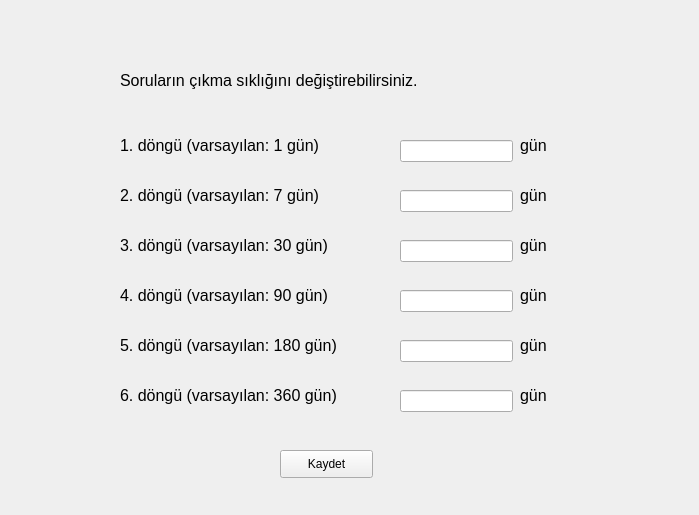
<?xml version="1.0" encoding="UTF-8"?>
<ui version="4.0">
 <class>Ayarlar</class>
 <widget class="QWidget" name="Ayarlar">
  <property name="geometry">
   <rect>
    <x>0</x>
    <y>0</y>
    <width>699</width>
    <height>515</height>
   </rect>
  </property>
  <property name="windowTitle">
   <string>Ayarlar</string>
  </property>
  <widget class="QLabel" name="bilgilendirme_lbl">
   <property name="geometry">
    <rect>
     <x>120</x>
     <y>60</y>
     <width>501</width>
     <height>41</height>
    </rect>
   </property>
   <property name="font">
    <font>
     <pointsize>12</pointsize>
    </font>
   </property>
   <property name="text">
    <string>Soruların çıkma sıklığını değiştirebilirsiniz.</string>
   </property>
  </widget>
  <widget class="QLabel" name="label_2">
   <property name="geometry">
    <rect>
     <x>120</x>
     <y>130</y>
     <width>261</width>
     <height>31</height>
    </rect>
   </property>
   <property name="font">
    <font>
     <pointsize>12</pointsize>
    </font>
   </property>
   <property name="text">
    <string>1. döngü (varsayılan: 1 gün)</string>
   </property>
  </widget>
  <widget class="QLineEdit" name="birDongu_txt">
   <property name="geometry">
    <rect>
     <x>400</x>
     <y>140</y>
     <width>113</width>
     <height>22</height>
    </rect>
   </property>
  </widget>
  <widget class="QLabel" name="label_3">
   <property name="geometry">
    <rect>
     <x>120</x>
     <y>180</y>
     <width>271</width>
     <height>31</height>
    </rect>
   </property>
   <property name="font">
    <font>
     <pointsize>12</pointsize>
    </font>
   </property>
   <property name="text">
    <string>2. döngü (varsayılan: 7 gün)</string>
   </property>
  </widget>
  <widget class="QLabel" name="label_4">
   <property name="geometry">
    <rect>
     <x>120</x>
     <y>230</y>
     <width>271</width>
     <height>31</height>
    </rect>
   </property>
   <property name="font">
    <font>
     <pointsize>12</pointsize>
    </font>
   </property>
   <property name="text">
    <string>3. döngü (varsayılan: 30 gün)</string>
   </property>
  </widget>
  <widget class="QLabel" name="label_5">
   <property name="geometry">
    <rect>
     <x>120</x>
     <y>280</y>
     <width>271</width>
     <height>31</height>
    </rect>
   </property>
   <property name="font">
    <font>
     <pointsize>12</pointsize>
    </font>
   </property>
   <property name="text">
    <string>4. döngü (varsayılan: 90 gün)</string>
   </property>
  </widget>
  <widget class="QLabel" name="label_6">
   <property name="geometry">
    <rect>
     <x>120</x>
     <y>330</y>
     <width>281</width>
     <height>31</height>
    </rect>
   </property>
   <property name="font">
    <font>
     <pointsize>12</pointsize>
    </font>
   </property>
   <property name="text">
    <string>5. döngü (varsayılan: 180 gün)</string>
   </property>
  </widget>
  <widget class="QLabel" name="label_7">
   <property name="geometry">
    <rect>
     <x>120</x>
     <y>380</y>
     <width>281</width>
     <height>31</height>
    </rect>
   </property>
   <property name="font">
    <font>
     <pointsize>12</pointsize>
    </font>
   </property>
   <property name="text">
    <string>6. döngü (varsayılan: 360 gün)</string>
   </property>
  </widget>
  <widget class="QLabel" name="label_8">
   <property name="geometry">
    <rect>
     <x>520</x>
     <y>130</y>
     <width>41</width>
     <height>31</height>
    </rect>
   </property>
   <property name="font">
    <font>
     <pointsize>12</pointsize>
    </font>
   </property>
   <property name="text">
    <string>gün</string>
   </property>
  </widget>
  <widget class="QLineEdit" name="ikiDongu_txt">
   <property name="geometry">
    <rect>
     <x>400</x>
     <y>190</y>
     <width>113</width>
     <height>22</height>
    </rect>
   </property>
  </widget>
  <widget class="QLabel" name="label_9">
   <property name="geometry">
    <rect>
     <x>520</x>
     <y>180</y>
     <width>41</width>
     <height>31</height>
    </rect>
   </property>
   <property name="font">
    <font>
     <pointsize>12</pointsize>
    </font>
   </property>
   <property name="text">
    <string>gün</string>
   </property>
  </widget>
  <widget class="QLineEdit" name="ucDongu_txt">
   <property name="geometry">
    <rect>
     <x>400</x>
     <y>240</y>
     <width>113</width>
     <height>22</height>
    </rect>
   </property>
  </widget>
  <widget class="QLabel" name="label_10">
   <property name="geometry">
    <rect>
     <x>520</x>
     <y>230</y>
     <width>41</width>
     <height>31</height>
    </rect>
   </property>
   <property name="font">
    <font>
     <pointsize>12</pointsize>
    </font>
   </property>
   <property name="text">
    <string>gün</string>
   </property>
  </widget>
  <widget class="QLineEdit" name="dortDongu_txt">
   <property name="geometry">
    <rect>
     <x>400</x>
     <y>290</y>
     <width>113</width>
     <height>22</height>
    </rect>
   </property>
  </widget>
  <widget class="QLabel" name="label_11">
   <property name="geometry">
    <rect>
     <x>520</x>
     <y>280</y>
     <width>41</width>
     <height>31</height>
    </rect>
   </property>
   <property name="font">
    <font>
     <pointsize>12</pointsize>
    </font>
   </property>
   <property name="text">
    <string>gün</string>
   </property>
  </widget>
  <widget class="QLineEdit" name="besDongu_txt">
   <property name="geometry">
    <rect>
     <x>400</x>
     <y>340</y>
     <width>113</width>
     <height>22</height>
    </rect>
   </property>
  </widget>
  <widget class="QLabel" name="label_12">
   <property name="geometry">
    <rect>
     <x>520</x>
     <y>330</y>
     <width>41</width>
     <height>31</height>
    </rect>
   </property>
   <property name="font">
    <font>
     <pointsize>12</pointsize>
    </font>
   </property>
   <property name="text">
    <string>gün</string>
   </property>
  </widget>
  <widget class="QLineEdit" name="altiDongu_txt">
   <property name="geometry">
    <rect>
     <x>400</x>
     <y>390</y>
     <width>113</width>
     <height>22</height>
    </rect>
   </property>
  </widget>
  <widget class="QLabel" name="label_13">
   <property name="geometry">
    <rect>
     <x>520</x>
     <y>380</y>
     <width>41</width>
     <height>31</height>
    </rect>
   </property>
   <property name="font">
    <font>
     <pointsize>12</pointsize>
    </font>
   </property>
   <property name="text">
    <string>gün</string>
   </property>
  </widget>
  <widget class="QPushButton" name="kaydet_btn">
   <property name="geometry">
    <rect>
     <x>280</x>
     <y>450</y>
     <width>93</width>
     <height>28</height>
    </rect>
   </property>
   <property name="text">
    <string>Kaydet</string>
   </property>
  </widget>
 </widget>
 <resources/>
 <connections/>
</ui>
